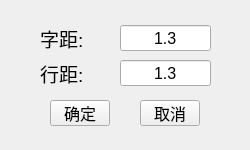
<?xml version="1.0" encoding="UTF-8"?>
<ui version="4.0">
 <class>Dialog</class>
 <widget class="QDialog" name="Dialog">
  <property name="geometry">
   <rect>
    <x>0</x>
    <y>0</y>
    <width>250</width>
    <height>150</height>
   </rect>
  </property>
  <property name="minimumSize">
   <size>
    <width>250</width>
    <height>150</height>
   </size>
  </property>
  <property name="maximumSize">
   <size>
    <width>250</width>
    <height>150</height>
   </size>
  </property>
  <property name="windowTitle">
   <string>字距设置</string>
  </property>
  <property name="windowIcon">
   <iconset>
    <normaloff>img.png</normaloff>
    <normalon>img.png</normalon>img.png</iconset>
  </property>
  <widget class="QLabel" name="label_16">
   <property name="geometry">
    <rect>
     <x>40</x>
     <y>60</y>
     <width>71</width>
     <height>26</height>
    </rect>
   </property>
   <property name="minimumSize">
    <size>
     <width>70</width>
     <height>26</height>
    </size>
   </property>
   <property name="maximumSize">
    <size>
     <width>666666</width>
     <height>26</height>
    </size>
   </property>
   <property name="font">
    <font>
     <pointsize>14</pointsize>
     <bold>false</bold>
    </font>
   </property>
   <property name="autoFillBackground">
    <bool>false</bool>
   </property>
   <property name="styleSheet">
    <string notr="true"/>
   </property>
   <property name="text">
    <string>行距:</string>
   </property>
  </widget>
  <widget class="QLineEdit" name="lineEdit_2">
   <property name="geometry">
    <rect>
     <x>120</x>
     <y>60</y>
     <width>91</width>
     <height>26</height>
    </rect>
   </property>
   <property name="font">
    <font>
     <pointsize>12</pointsize>
    </font>
   </property>
   <property name="text">
    <string>1.3</string>
   </property>
   <property name="maxLength">
    <number>4</number>
   </property>
   <property name="alignment">
    <set>Qt::AlignCenter</set>
   </property>
  </widget>
  <widget class="QLabel" name="label_13">
   <property name="geometry">
    <rect>
     <x>40</x>
     <y>25</y>
     <width>70</width>
     <height>26</height>
    </rect>
   </property>
   <property name="minimumSize">
    <size>
     <width>70</width>
     <height>26</height>
    </size>
   </property>
   <property name="maximumSize">
    <size>
     <width>666666</width>
     <height>26</height>
    </size>
   </property>
   <property name="font">
    <font>
     <pointsize>14</pointsize>
     <bold>false</bold>
    </font>
   </property>
   <property name="contextMenuPolicy">
    <enum>Qt::DefaultContextMenu</enum>
   </property>
   <property name="autoFillBackground">
    <bool>false</bool>
   </property>
   <property name="styleSheet">
    <string notr="true"/>
   </property>
   <property name="text">
    <string>字距:</string>
   </property>
  </widget>
  <widget class="QLineEdit" name="lineEdit">
   <property name="geometry">
    <rect>
     <x>120</x>
     <y>25</y>
     <width>91</width>
     <height>26</height>
    </rect>
   </property>
   <property name="font">
    <font>
     <pointsize>12</pointsize>
    </font>
   </property>
   <property name="text">
    <string>1.3</string>
   </property>
   <property name="maxLength">
    <number>4</number>
   </property>
   <property name="alignment">
    <set>Qt::AlignCenter</set>
   </property>
  </widget>
  <widget class="QPushButton" name="pushButton">
   <property name="geometry">
    <rect>
     <x>50</x>
     <y>100</y>
     <width>60</width>
     <height>26</height>
    </rect>
   </property>
   <property name="font">
    <font>
     <pointsize>12</pointsize>
    </font>
   </property>
   <property name="text">
    <string>确定</string>
   </property>
   <property name="autoDefault">
    <bool>false</bool>
   </property>
  </widget>
  <widget class="QPushButton" name="pushButton_2">
   <property name="geometry">
    <rect>
     <x>140</x>
     <y>100</y>
     <width>60</width>
     <height>26</height>
    </rect>
   </property>
   <property name="font">
    <font>
     <pointsize>12</pointsize>
    </font>
   </property>
   <property name="text">
    <string>取消</string>
   </property>
   <property name="autoDefault">
    <bool>false</bool>
   </property>
  </widget>
 </widget>
 <resources/>
 <connections/>
</ui>
